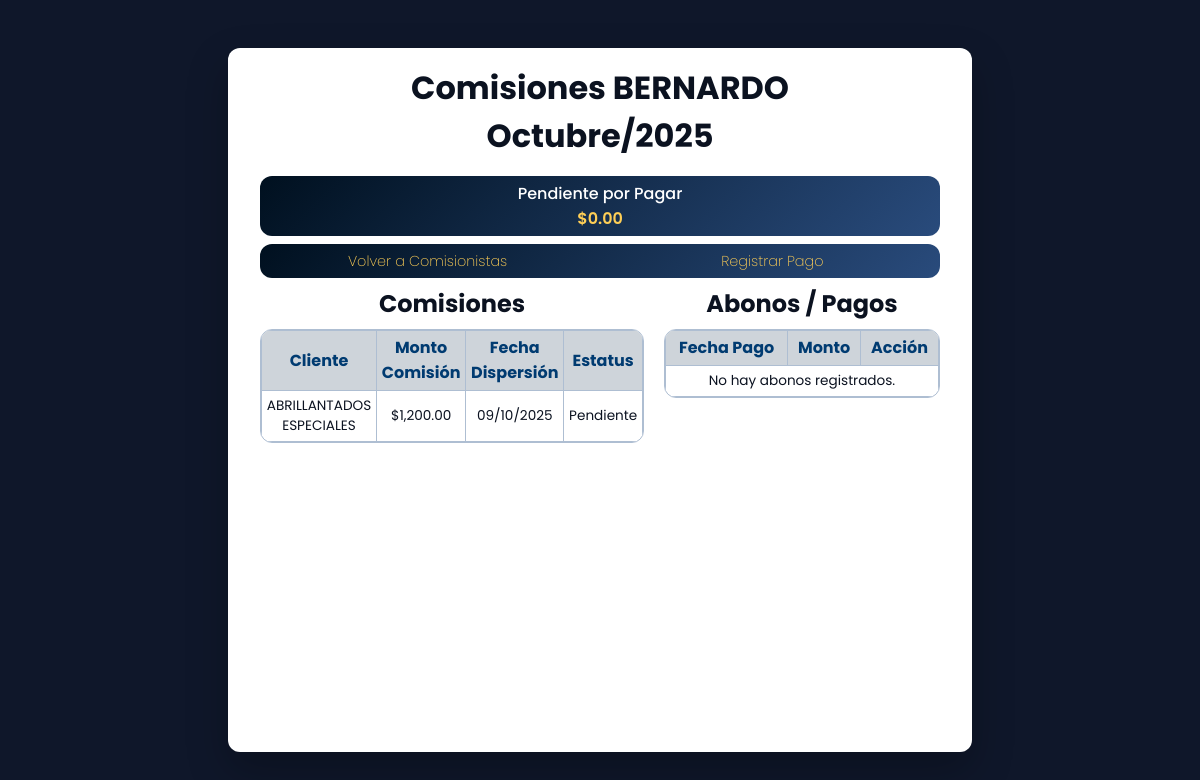
/comisiones/detalle/BERNARDO/, run on an earlier commit of the app's database.
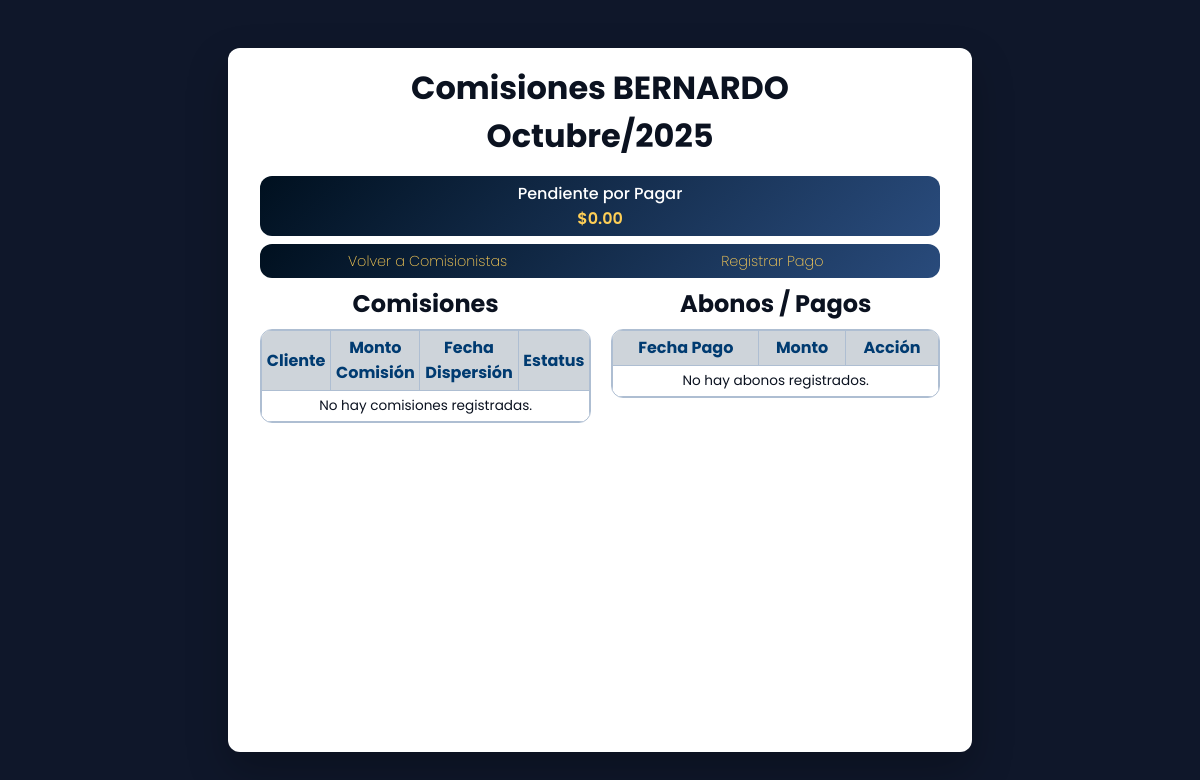
And on a later commit of the database.
### comisiones/models.py (models this page shows, shortened)
class Comision(models.Model):
    dispersion = models.ForeignKey(Dispersion, on_delete=models.CASCADE, related_name="comisiones")
    cliente = models.ForeignKey(Cliente, on_delete=models.CASCADE)
    comisionista = models.CharField(max_length=255)
    porcentaje = models.DecimalField(max_digits=5, decimal_places=2)
    monto = models.DecimalField(max_digits=12, decimal_places=2)
    fecha = models.DateTimeField(auto_now_add=True)
    estatus = models.CharField(max_length=50, default='Pendiente')

### clientes/models.py (models this page shows, shortened)
class Cliente(models.Model):
    servicio = models.CharField(max_length=100)
    comision_procom = models.FloatField(blank=True, null=True)
    factura = models.CharField(blank=True, null=True)
    nombre = models.CharField(max_length=150)
    utilidad_enrok = models.FloatField(blank=True, null=True)
    comisionista_1 = models.CharField(max_length=100, blank=True, null=True)
    porcentaje_1 = models.FloatField(blank=True, null=True)
    comisionista_2 = models.CharField(max_length=100, blank=True, null=True)
    porcentaje_2 = models.FloatField(blank=True, null=True)
    comisionista_3 = models.CharField(max_length=100, blank=True, null=True)
    porcentaje_3 = models.FloatField(blank=True, null=True)
    comisionista_4 = models.CharField(max_length=100, blank=True, null=True)
    porcentaje_4 = models.FloatField(blank=True, null=True)
    comisionista_5 = models.CharField(max_length=100, blank=True, null=True)
    porcentaje_5 = models.FloatField(blank=True, null=True)
    comisionista_6 = models.CharField(max_length=100, blank=True, null=True)
    porcentaje_6 = models.FloatField(blank=True, null=True)
    comisionista_7 = models.CharField(max_length=100, blank=True, null=True)
    porcentaje_7 = models.FloatField(blank=True, null=True)
    comisionista_8 = models.CharField(max_length=100, blank=True, null=True)
    porcentaje_8 = models.FloatField(blank=True, null=True)
    comisionista_9 = models.CharField(max_length=100, blank=True, null=True)
    porcentaje_9 = models.FloatField(blank=True, null=True)
    fecha_registro = models.DateTimeField(auto_now_add=True)

### dispersiones/models.py (models this page shows, shortened)
class Dispersion(models.Model):
    fecha = models.DateTimeField(default=timezone.now)
    cliente = models.ForeignKey(Cliente, on_delete=models.CASCADE)
    factura = models.CharField(max_length=100)
    num_factura = models.CharField(max_length=100, blank=True, null=True)
    monto = models.DecimalField(max_digits=12, decimal_places=2)
    comision = models.DecimalField(max_digits=12, decimal_places=2, editable=False)
    num_factura_honorarios = models.CharField(max_length=100, blank=True, null=True)
    total_honorarios = models.DecimalField(max_digits=12, decimal_places=2, editable=False)
    estatus = models.CharField(max_length=50)
    comentarios = models.TextField(blank=True, null=True)
    estatus_periodo = models.CharField(max_length=50)
    estatus_pago = models.CharField(max_length=50, default="Pendiente")
    comision_procom = models.DecimalField(max_digits=5, decimal_places=2, editable=False)

### comisiones/views.py (the view)
# urls.py: path('detalle/<str:comisionista>/', views.detalle_comisiones, name='comisiones_detalle'),
def detalle_comisiones(request, comisionista):
    from urllib.parse import urlparse, parse_qs
    volver_url = request.GET.get('volver', '/comisiones/listar/')
    parsed = urlparse(volver_url)
    query = parse_qs(parsed.query)
    mes = int(query.get('mes', [datetime.now().month])[0])
    mes_nombre = MESES_ES.get(mes, "")
    anio = int(query.get('anio', [datetime.now().year])[0])
    detalle = Comision.objects.filter(
        comisionista=comisionista,
        dispersion__fecha__month=mes,
        dispersion__fecha__year=anio
    )
    abonos = Pago.objects.filter(
        comisionista=comisionista,
        mes=mes,
        anio=anio
    ).order_by('fecha_pago')
    total_liberadas = detalle.filter(estatus='Liberado').aggregate(Sum('monto'))['monto__sum'] or 0
    total_abonos = abonos.aggregate(Sum('monto'))['monto__sum'] or 0
    pendiente_pagar = total_liberadas - total_abonos
    context = {
        'comisionista': comisionista,
        'detalle': detalle,
        'abonos': abonos,
        'next': request.get_full_path(),
        'volver_url': volver_url,
        'mes': mes,
        'mes_nombre': mes_nombre,
        'anio': anio,
        'pendiente_pagar': pendiente_pagar,
    }
    return render(request, 'comisiones/detalle.html', context)

### comisiones/templates/comisiones/detalle.html (shortened to what this page needs)
<!DOCTYPE html>
<html lang="es">
{% load humanize %}
<head>
</head>
<body>
  <div class="card">
    <h1>Comisiones {{ comisionista }}</h1>
    <h1>{{ mes_nombre }}/{{ anio }}</h1>
    <div class="pendiente-box">
      <h2>Pendiente por Pagar</h2>
      <p class="monto">${{ pendiente_pagar|floatformat:2|intcomma }}</p>
    </div>
    <div class="actions">
      <a href="{{ volver_url }}" class="btn" style="border-radius: 12px 0 0 12px">Volver a Comisionistas</a>
      <a href="{% url 'registrar_pago' comisionista %}?next={{ next|urlencode }}&mes={{ mes }}&anio={{ anio }}" class="btn" style="border-radius: 0 12px 12px 0">Registrar Pago</a>
    </div>
    <div style="display:flex; gap: 20px;">
      <div style="flex:1;">
        <h2>Comisiones</h2>
        <div style="border:1px solid #aebed2; border-radius:12px; overflow:hidden;">
          <table>
            <tr>
              <th>Cliente</th>
              <th>Monto Comisión</th>
              <th>Fecha Dispersión</th>
              <th>Estatus</th>
            </tr>
            {% for d in detalle %}
            <tr>
              <td>{{ d.cliente.nombre }}</td>
              <td>${{ d.monto|floatformat:2|intcomma }}</td>
              <td>{{ d.dispersion.fecha|date:"d/m/Y" }}</td>
              <td>{{ d.estatus }}</td>
            </tr>
            {% empty %}
            <tr>
              <td colspan="4" style="text-align:center;">No hay comisiones registradas.</td>
            </tr>
            {% endfor %}
          </table>
        </div>
      </div>
      <div style="flex:1;">
        <h2>Abonos / Pagos</h2>
        <div style="border:1px solid #aebed2; border-radius:12px; overflow:hidden;">
          <table>
            <tr>
              <th>Fecha Pago</th>
              <th>Monto</th>
              <th>Acción</th>
            </tr>
            {% for a in abonos %}
            <tr>
              <td>{{ a.fecha_pago|date:"d/m/Y" }}</td>
              <td>${{ a.monto|floatformat:2|intcomma }}</td>
              <td>
                <a href="{% url 'editar_pago' comisionista a.id %}?next={{ next|urlencode }}&mes={{ mes }}&anio={{ anio }}" class="btn_editar">Editar</a>
              </td>
            </tr>
            {% empty %}
            <tr>
              <td colspan="3" style="text-align:center;">No hay abonos registrados.</td>
            </tr>
            {% endfor %}
          </table>
        </div>
      </div>
    </div>
  </div>
</body>
</html>

What changed in the data, as far as the page shows it:
removed Comision: cliente.nombre "ABRILLANTADOS ESPECIALES", monto "1,200.00", dispersion.fecha "09/10/2025", estatus "Pendiente"
Also different on the page:
text now shown: "No hay comisiones registradas."
